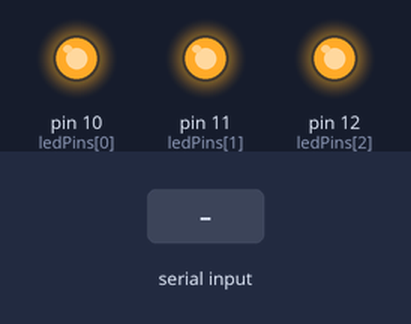
Bench run of a sketch on a simulated Arduino Uno, built with avr-gcc and run on an emulated ATmega328P. Shown: output pins drawn as LEDs (lit = HIGH). The inputs (shaded band) are chosen by the test bench.

Above: at 1.2 s.
1.3 s: "90,45\n" received over Serial
At 3.2 s:
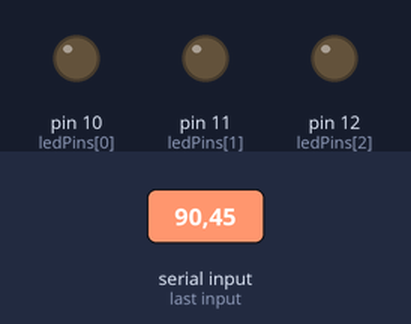
Timing chart, 0 to 4.7 s (numbered marks = the images above; inputs shaded):
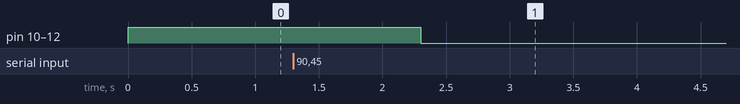

Measured:
- after the input at 1.3 s, pin 10 (ledPins[0]), pin 11 (ledPins[1]), pin 12 (ledPins[2]): HIGH → LOW after 1.0 s

The sketch:

ledLives.ino
```cpp
int ledPins[] = {10, 11, 12}; // Pins connected to the LEDs
int numberOfLives = 3;        // Default number of lives

void setup() {
  Serial.begin(57600);         // Start serial communication at 9600 bps
  for (int i = 0; i < 3; i++) {
    pinMode(ledPins[i], OUTPUT);
    digitalWrite(ledPins[i], HIGH); // Turn all LEDs on initially
  }
}

void loop() {
  if (Serial.available() > 0) {
    numberOfLives = Serial.parseInt(); // Read the number of lives from serial
    updateLEDs(numberOfLives);
  }
}

void updateLEDs(int lives) {
  // Turn off LEDs based on the number of lives
  for (int i = 0; i < 3; i++) {
    if (i < lives) {
      digitalWrite(ledPins[i], HIGH); // LED on (if lives still remaining for this LED)
    } else {
      digitalWrite(ledPins[i], LOW); // LED off (lives lost)
    }
  }
}
```
